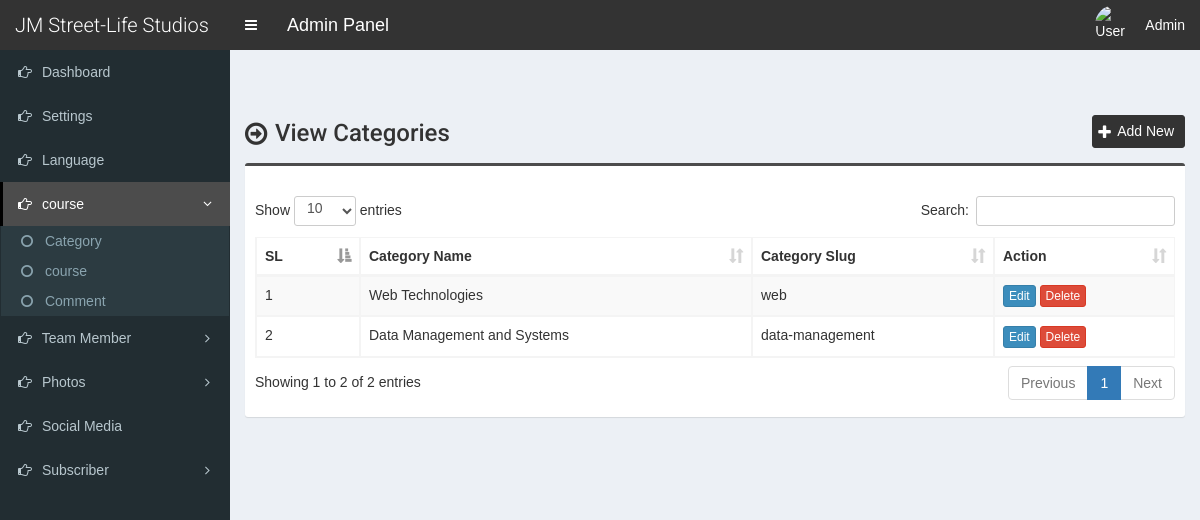
/admin/category.php (signed in), run on the app's committed database.
### tables this page shows
CREATE TABLE `tbl_settings` (
  `id` int(11) NOT NULL,
  `logo` varchar(255) NOT NULL,
  `favicon` varchar(255) NOT NULL,
  `footer_about` mediumtext NOT NULL,
  `footer_copyright` mediumtext NOT NULL,
  `contact_address` mediumtext NOT NULL,
  `contact_email` varchar(255) NOT NULL,
  `contact_phone` varchar(255) NOT NULL,
  `contact_fax` varchar(255) NOT NULL,
  `contact_map_iframe` mediumtext NOT NULL,
  `total_recent_news_footer` int(10) NOT NULL,
  `total_popular_news_footer` int(10) NOT NULL,
  `total_recent_news_sidebar` int(11) NOT NULL,
  `total_popular_news_sidebar` int(11) NOT NULL,
  `total_recent_news_home_page` int(11) NOT NULL,
  `meta_title_home` mediumtext NOT NULL,
  `meta_keyword_home` mediumtext NOT NULL,
  `meta_description_home` mediumtext NOT NULL,
  `home_title_service` varchar(255) NOT NULL,
  `home_subtitle_service` varchar(255) NOT NULL,
  `home_status_service` varchar(10) NOT NULL,
  `home_title_team_member` varchar(255) NOT NULL,
  `home_subtitle_team_member` varchar(255) NOT NULL,
  `home_status_team_member` varchar(10) NOT NULL,
  `home_title_testimonial` varchar(255) NOT NULL,
  `home_subtitle_testimonial` varchar(255) NOT NULL,
  `home_status_testimonial` varchar(10) NOT NULL,
  `home_photo_testimonial` varchar(255) NOT NULL,
  `home_title_news` varchar(255) NOT NULL,
  `home_subtitle_news` varchar(255) NOT NULL,
  `home_status_news` varchar(10) NOT NULL,
  `home_title_partner` varchar(255) NOT NULL,
  `home_subtitle_partner` varchar(255) NOT NULL,
  `home_status_partner` varchar(10) NOT NULL,
  `mod_rewrite` varchar(10) NOT NULL,
  `newsletter_title` varchar(255) NOT NULL,
  `newsletter_text` mediumtext NOT NULL,
  `newsletter_photo` varchar(255) NOT NULL,
  `newsletter_status` varchar(10) NOT NULL,
  `banner_search` varchar(255) NOT NULL,
  `banner_category` varchar(255) NOT NULL,
  `counter_1_title` varchar(255) NOT NULL,
  `counter_1_value` varchar(10) NOT NULL,
  `counter_2_title` varchar(255) NOT NULL,
  `counter_2_value` varchar(10) NOT NULL,
  `counter_3_title` varchar(255) NOT NULL,
  `counter_3_value` varchar(10) NOT NULL,
  `counter_4_title` varchar(255) NOT NULL,
  `counter_4_value` varchar(10) NOT NULL,
  `counter_photo` varchar(255) NOT NULL,
  `counter_status` varchar(10) NOT NULL,
  `color` varchar(10) NOT NULL,
  `preloader` varchar(3) NOT NULL,
  `active_editor` varchar(40) NOT NULL,
  `website_name` varchar(255) NOT NULL,
  `home_about_title` varchar(200) NOT NULL,
  `home_about_img` varchar(200) NOT NULL,
  `home_about_content` varchar(2000) NOT NULL
);

CREATE TABLE `tbl_category` (
  `category_id` int(11) NOT NULL,
  `category_name` varchar(255) NOT NULL,
  `category_slug` varchar(255) NOT NULL,
  `meta_title` varchar(255) NOT NULL,
  `meta_keyword` mediumtext NOT NULL,
  `meta_description` mediumtext NOT NULL
);

### admin/category.php (the view, shortened to what this page needs)
<?php require_once('./inc/header.php'); ?>
<section class="content-header">
	<div class="content-header-left">
		<h1>View Categories</h1>
	</div>
	<div class="content-header-right">
		<a href="category-add.php" class="btn btn-primary btn-sm">Add New</a>
	</div>
</section>
<section class="content">
  <div class="row">
    <div class="col-md-12">
      <div class="box box-info">
        <div class="box-body table-responsive">
          <table id="example1" class="table table-bordered table-striped">
			<thead>
			    <tr>
			        <th>SL</th>
			        <th>Category Name</th>
			        <th>Category Slug</th>
			        <th>Action</th>
			    </tr>
			</thead>
            <tbody>
            	<?php
            	$i=0;
            	$statement = $pdo->prepare("SELECT * FROM tbl_category ORDER BY category_id ASC");
            	$statement->execute();
            	$result = $statement->fetchAll(PDO::FETCH_ASSOC);
            	foreach ($result as $row) {
            		$i++;
            		?>
					<tr>
	                    <td><?php echo $i; ?></td>
	                    <td><?php echo $row['category_name']; ?></td>
	                    <td><?php echo $row['category_slug']; ?></td>
	                    <td>
	                        <a href="category-edit.php?id=<?php echo $row['category_id']; ?>" class="btn btn-primary btn-xs">Edit</a>
	                        <a href="#" class="btn btn-danger btn-xs" data-href="category-delete.php?id=<?php echo $row['category_id']; ?>" data-toggle="modal" data-target="#confirm-delete">Delete</a>
	                    </td>
	                </tr>
            		<?php
            	}
            	?>
            </tbody>
          </table>
        </div>
      </div>
</section>
<?php require_once('./inc/footer.php'); ?>

### admin/inc/header.php (shortened to what this page needs)
<?php
include('./database/config.php');
$q = $pdo->prepare("SELECT * FROM tbl_settings WHERE id=?");
$q->execute([1]);
$res = $q->fetchAll();
foreach ($res as $row) {
	$active_editor = $row['active_editor'];
	$website_name = $row['website_name'];
}
?>
<!DOCTYPE html>
<html>
<head>
	<link rel="stylesheet" href="css/bootstrap.min.css">
	<link rel="stylesheet" href="css/font-awesome.min.css">
	<link rel="stylesheet" href="css/ionicons.min.css">
	<link rel="stylesheet" href="css/datepicker3.css">
	<link rel="stylesheet" href="css/all.css">
	<link rel="stylesheet" href="css/select2.min.css">
	<link rel="stylesheet" href="css/dataTables.bootstrap.css">
	<link rel="stylesheet" href="css/jquery.fancybox.css">
	<link rel="stylesheet" href="css/AdminLTE.min.css">
	<link rel="stylesheet" href="css/_all-skins.min.css">
	<link rel="stylesheet" href="css/on-off-switch.css">
	<link rel="stylesheet" href="css/sb-admin.css">
	<?php if($active_editor == 'Summernote'): ?>
	<link rel="stylesheet" href="css/summernote.css">
	<?php endif; ?>
	<link rel="stylesheet" href="css/style.css">
</head>
<body class="hold-transition fixed skin-blue sidebar-mini">
	<div class="wrapper">
		<header class="main-header">
			<a href="index.php" class="logo">
				<span class="logo-lg"><?php echo $website_name; ?></span>
			</a>
			<nav class="navbar navbar-static-top">
				<a href="#" class="sidebar-toggle" data-toggle="offcanvas" role="button">
				</a>
				<span style="float:left;line-height:50px;color:#fff;padding-left:15px;font-size:18px;">Admin Panel</span>
				<div class="navbar-custom-menu">
					<ul class="nav navbar-nav">
						<li class="dropdown user user-menu">
							<a href="#" class="dropdown-toggle" data-toggle="dropdown">
								<img src="../assets/uploads/<?php echo $_SESSION['user']['photo']; ?>" class="user-image" alt="User Image">
								<span class="hidden-xs"><?php echo 'Admin'; ?></span>
							</a>
						</li>
					</ul>
				</div>
			</nav>
		</header>
  		<?php $cur_page = substr($_SERVER["SCRIPT_NAME"],strrpos($_SERVER["SCRIPT_NAME"],"/")+1); ?>
  		<aside class="main-sidebar">
    		<section class="sidebar">
      			<ul class="sidebar-menu">
			        <li class="treeview <?php if($cur_page == 'index.php') {echo 'active';} ?>">
			          <a href="index.php">
			            <i class="fa fa-hand-o-right"></i> <span>Dashboard</span>
			          </a>
			        </li>
			        <li class="treeview <?php if( ($cur_page == 'settings.php') ) {echo 'active';} ?>">
			          <a href="settings.php">
			            <i class="fa fa-hand-o-right"></i> <span>Settings</span>
			          </a>
			        </li>
			        <li class="treeview <?php if( ($cur_page == 'language.php') ) {echo 'active';} ?>">
			          <a href="language.php">
			            <i class="fa fa-hand-o-right"></i> <span>Language</span>
			          </a>
			        </li>
					<li class="treeview <?php if( ($cur_page == 'category-add.php')||($cur_page == 'category.php')||($cur_page == 'category-edit.php') || ($cur_page == 'course-add.php')||($cur_page == 'course.php')||($cur_page == 'course-edit.php') || ($cur_page == 'comment.php') ) {echo 'active';} ?>">
						<a href="#">
							<i class="fa fa-hand-o-right"></i>
							<span>course</span>
							<span class="pull-right-container">
								<i class="fa fa-angle-left pull-right"></i>
							</span>
						</a>
						<ul class="treeview-menu">
							<li><a href="category.php"><i class="fa fa-circle-o"></i> Category</a></li>
							<li><a href="courses.php"><i class="fa fa-circle-o"></i> course</a></li>
							<li><a href="comment.php"><i class="fa fa-circle-o"></i> Comment</a></li>
						</ul>
					</li>
					<li class="treeview <?php if( ($cur_page == 'designation-add.php')||($cur_page == 'designation.php')||($cur_page == 'designation-edit.php') || ($cur_page == 'team-member-add.php')||($cur_page == 'team-member.php')||($cur_page == 'team-member-edit.php') ) {echo 'active';} ?>">
						<a href="#">
							<i class="fa fa-hand-o-right"></i>
							<span>Team Member</span>
							<span class="pull-right-container">
								<i class="fa fa-angle-left pull-right"></i>
							</span>
						</a>
					</li>
			        <li class="treeview <?php if( ($cur_page == 'photo-category-add.php')||($cur_page == 'photo-category.php')||($cur_page == 'photo-category-edit.php') || ($cur_page == 'photo-add.php')||($cur_page == 'photo.php')||($cur_page == 'photo-edit.php') || ($cur_page == 'video-category-add.php')||($cur_page == 'video-category.php')||($cur_page == 'video-category-edit.php') || ($cur_page == 'video-add.php')||($cur_page == 'video.php')||($cur_page == 'video-edit.php') ) {echo 'active';} ?>">
						<a href="#">
							<i class="fa fa-hand-o-right"></i>
							<span>Photos</span>
							<span class="pull-right-container">
								<i class="fa fa-angle-left pull-right"></i>
							</span>
						</a>
					</li>
			        <li class="treeview <?php if( ($cur_page == 'social-media.php') ) {echo 'active';} ?>">
			          <a href="social-media.php">
			            <i class="fa fa-hand-o-right"></i> <span>Social Media</span>
			          </a>
			        </li>
			        <li class="treeview <?php if( ($cur_page == 'subscriber.php')||($cur_page == 'subscriber-email.php') ) {echo 'active';} ?>">
						<a href="#">
							<i class="fa fa-hand-o-right"></i>
							<span>Subscriber</span>
							<span class="pull-right-container">
								<i class="fa fa-angle-left pull-right"></i>
							</span>
						</a>
					</li>
      			</ul>
    		</section>
  		</aside>
  		<div class="content-wrapper">

### admin/css/sb-admin.css (style rules this page uses)
body { margin-top: 50px; }

### admin/css/style.css (style rules this page uses)
body { font-size: 14px; height: 100%; background-color: #F7F7F7; font-family: var(--source-sans); }
.navbar-nav>.user-menu .user-image { width: 40px; height: 40px; margin-top: -10px; }
.content-header>h1, .content-header .content-header-left h1 { font-family: 'Roboto', sans-serif; }
.main-header .logo { text-align: left; }
.main-header .logo .logo-lg { font-family: 'Roboto', sans-serif; }
.box-info { padding-top: 20px; }
.sidebar-menu li.active>a>.pull-right-container>.fa-angle-left { -webkit-transform: rotate(90deg); -ms-transform: rotate(90deg); -o-transform: rotate(90deg); transform: rotate(90deg); }
.sidebar-menu li>a>.pull-right-container>.fa-angle-left:before { content: "\f105"; }
.content-header { overflow: hidden; }
.content-header .content-header-left { float: left; padding-top: 5px; }
.content-header .content-header-right { float: right; }
.content-header .content-header-left h1 { margin-top: 0; margin-bottom: 0; padding-left: 30px; font-size: 24px; position: relative; }
.content-header .content-header-left h1:before { position: absolute; top: 0; left: 0; font-family: 'FontAwesome', sans-serif; font-size: 26px; content: '\f18e'; }
.content-header .content-header-right a { position: relative; padding-left: 24px; font-size: 14px; }
.content-header .content-header-right a:before { position: absolute; top: 4px; left: 5px; font-family: 'FontAwesome', sans-serif; font-size: 16px; content: '\f067'; }
.skin-blue .sidebar-menu>li:hover>a, .skin-blue .sidebar-menu>li.active>a { color: #fff; background: #3c8dbc; border-left-color: #3c8dbc; }
.skin-blue .main-header .logo, .skin-blue .main-header .logo:hover, .skin-blue .main-header .navbar, .skin-blue .main-header .navbar .sidebar-toggle:hover { background-color: #333333; }
.skin-blue .sidebar-menu>li:hover>a, .skin-blue .sidebar-menu>li.active>a { background-color: #4c4c4c; border-left-color: #000000; }
.box.box-info { border-top-color: #4c4c4c; }
.content-header .content-header-right a { background-color: #333333; border-color: #333333; }
.sidebar-menu .treeview-menu>li>a { font-size: 14px; }

### data on the page
tbl_settings: website_name "JM Street-Life Studios"
tbl_category: category_name "Web Technologies", category_slug "web"
tbl_category: category_name "Data Management and Systems", category_slug "data-management"
